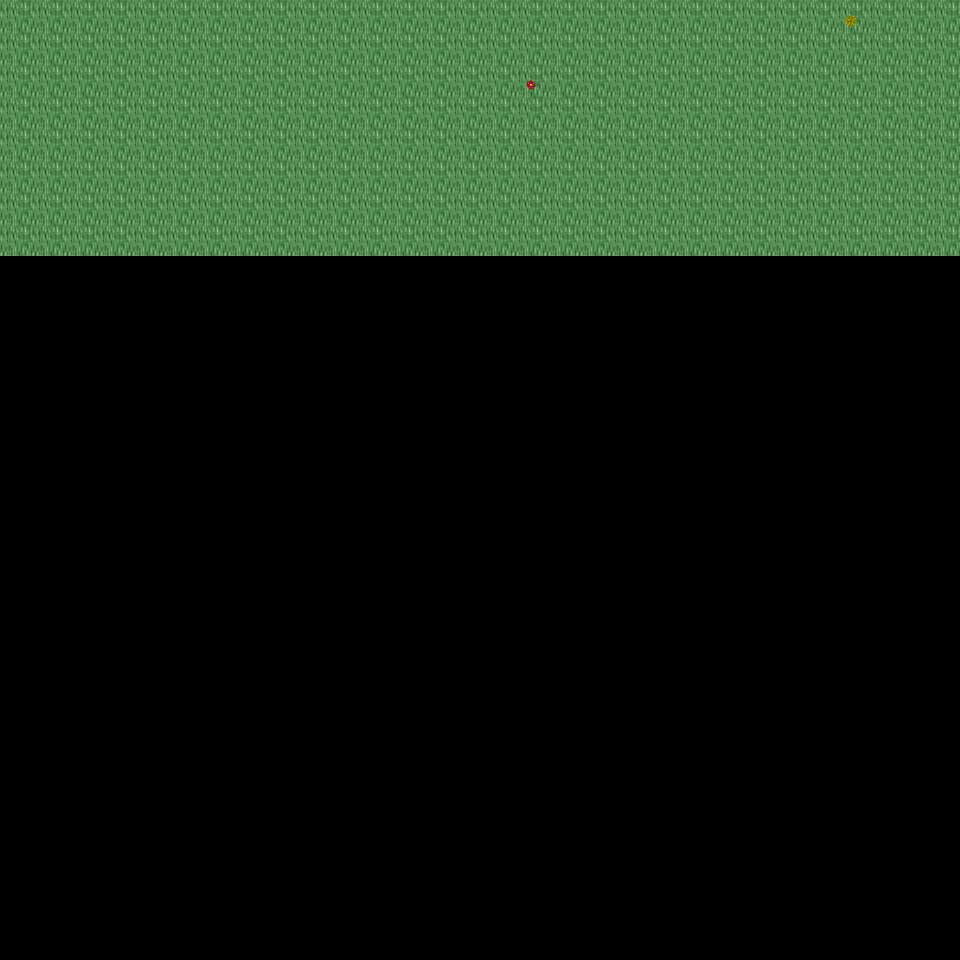

This is a level from a 2D game, rendered from its Tiled map with the project's own tilesets. A one-line summary and the map file follow, with tile-layer data summarised:
An orthogonal 30x30 tile map with 32x32 px tiles, 6 tile layers (Ground, Object, Object2, Above, ...), 32 tilesets and 3 objects (3x mapExit).

<map version="1.0" orientation="orthogonal" renderorder="right-down" width="30" height="30" tilewidth="32" tileheight="32" nextobjectid="4">
  <tileset firstgid="1" name="tileset_logic_collision" tilewidth="32" tileheight="32" tilecount="1" columns="1">
    <image source="../drawable/tileset_logic_collision.png" width="32" height="32" />
  </tileset>
  <tileset firstgid="2" name="tileset_ground_ridge_earth_pale" tilewidth="32" tileheight="32" tilecount="96" columns="12">
    <image source="../drawable/tileset_ground_ridge_earth_pale.png" width="384" height="256" />
  </tileset>
  <tileset firstgid="98" name="tileset_ground_ridge_earth_dark" tilewidth="32" tileheight="32" tilecount="96" columns="12">
    <image source="../drawable/tileset_ground_ridge_earth_dark.png" width="384" height="256" />
  </tileset>
  <tileset firstgid="194" name="tileset_ground_ground" tilewidth="32" tileheight="32" tilecount="33" columns="3">
    <image source="../drawable/tileset_ground_ground.png" width="96" height="352" />
  </tileset>
  <tileset firstgid="227" name="tileset_terrain_grassland" tilewidth="32" tileheight="32" tilecount="88" columns="8">
    <image source="../drawable/tileset_terrain_grassland.png" width="256" height="352" />
  </tileset>
  <tileset firstgid="315" name="tileset_ground_grass_edges" tilewidth="32" tileheight="32" tilecount="36" columns="12">
    <image source="../drawable/tileset_ground_grass_edges.png" width="384" height="96" />
  </tileset>
  <tileset firstgid="351" name="tileset_ground_grass_corners" tilewidth="32" tileheight="32" tilecount="24" columns="6">
    <image source="../drawable/tileset_ground_grass_corners.png" width="192" height="128" />
  </tileset>
  <tileset firstgid="375" name="tileset_plant_tree_tree_darkgreen" tilewidth="32" tileheight="32" tilecount="88" columns="8">
    <image source="../drawable/tileset_plant_tree_tree_darkgreen.png" width="256" height="352" />
  </tileset>
  <tileset firstgid="463" name="tileset_plant_tree_fall_trees" tilewidth="32" tileheight="32" tilecount="40" columns="8">
    <image source="../drawable/tileset_plant_tree_fall_trees.png" width="256" height="160" />
  </tileset>
  <tileset firstgid="503" name="tileset_plant_tree_evergreen" tilewidth="32" tileheight="32" tilecount="36" columns="3">
    <image source="../drawable/tileset_plant_tree_evergreen.png" width="96" height="384" />
  </tileset>
  <tileset firstgid="539" name="tileset_plant_tree_pine_tree" tilewidth="32" tileheight="32" tilecount="20" columns="4">
    <image source="../drawable/tileset_plant_tree_pine_tree.png" width="128" height="160" />
  </tileset>
  <tileset firstgid="559" name="tileset_plant_tree_pine_tree_1" tilewidth="32" tileheight="32" tilecount="20" columns="4">
    <image source="../drawable/tileset_plant_tree_pine_tree_1.png" width="128" height="160" />
  </tileset>
  <tileset firstgid="579" name="tileset_building_decoration_rocks" tilewidth="32" tileheight="32" tilecount="6" columns="3">
    <image source="../drawable/tileset_building_decoration_rocks.png" width="96" height="64" />
  </tileset>
  <tileset firstgid="585" name="tileset_plant_stump_hollow_logs" tilewidth="32" tileheight="32" tilecount="6" columns="3">
    <image source="../drawable/tileset_plant_stump_hollow_logs.png" width="96" height="64" />
  </tileset>
  <tileset firstgid="591" name="tileset_plant_stump_small_stump" tilewidth="32" tileheight="32" tilecount="4" columns="2">
    <image source="../drawable/tileset_plant_stump_small_stump.png" width="64" height="64" />
  </tileset>
  <tileset firstgid="595" name="tileset_plant_flower_daisy_yellow" tilewidth="32" tileheight="32" tilecount="8" columns="2">
    <image source="../drawable/tileset_plant_flower_daisy_yellow.png" width="64" height="128" />
  </tileset>
  <tileset firstgid="603" name="tileset_plant_flower_daisy_white" tilewidth="32" tileheight="32" tilecount="8" columns="2">
    <image source="../drawable/tileset_plant_flower_daisy_white.png" width="64" height="128" />
  </tileset>
  <tileset firstgid="611" name="tileset_plant_flower_daisy_red" tilewidth="32" tileheight="32" tilecount="8" columns="2">
    <image source="../drawable/tileset_plant_flower_daisy_red.png" width="64" height="128" />
  </tileset>
  <tileset firstgid="619" name="tileset_plant_flower_daisy_blue" tilewidth="32" tileheight="32" tilecount="8" columns="2">
    <image source="../drawable/tileset_plant_flower_daisy_blue.png" width="64" height="128" />
  </tileset>
  <tileset firstgid="627" name="tileset_plant_leaves" tilewidth="32" tileheight="32" tilecount="8" columns="4">
    <image source="../drawable/tileset_plant_leaves.png" width="128" height="64" />
  </tileset>
  <tileset firstgid="635" name="tileset_plant_brown_mushrooms" tilewidth="32" tileheight="32" tilecount="24" columns="6">
    <image source="../drawable/tileset_plant_brown_mushrooms.png" width="192" height="128" />
  </tileset>
  <tileset firstgid="659" name="tileset_logic_item_resources" tilewidth="32" tileheight="32" tilecount="6" columns="6">
    <image source="../drawable/tileset_logic_item_resources.png" width="192" height="32" />
  </tileset>
  <tileset firstgid="665" name="tileset_logic_creature_animal" tilewidth="32" tileheight="32" tilecount="32" columns="8">
    <image source="../drawable/tileset_logic_creature_animal.png" width="256" height="128" />
  </tileset>
  <tileset firstgid="697" name="tileset_ground_tall_grass" tilewidth="32" tileheight="32" tilecount="15" columns="5">
    <image source="../drawable/tileset_ground_tall_grass.png" width="160" height="96" />
  </tileset>
  <tileset firstgid="712" name="tileset_logic_creature_reptile" tilewidth="32" tileheight="32" tilecount="7" columns="7">
    <image source="../drawable/tileset_logic_creature_reptile.png" width="224" height="32" />
  </tileset>
  <tileset firstgid="719" name="tileset_plant_bush_leafy" tilewidth="32" tileheight="32" tilecount="48" columns="8">
    <image source="../drawable/tileset_plant_bush_leafy.png" width="256" height="192" />
  </tileset>
  <tileset firstgid="767" name="tileset_plant_bushes_and_trees" tilewidth="32" tileheight="32" tilecount="144" columns="16">
    <image source="../drawable/tileset_plant_bushes_and_trees.png" width="512" height="289" />
  </tileset>
  <tileset firstgid="911" name="tileset_building_thatched_roof_cottage1" tilewidth="32" tileheight="32" tilecount="20" columns="4">
    <image source="../drawable/tileset_building_thatched_roof_cottage1.png" width="128" height="160" />
  </tileset>
  <tileset firstgid="931" name="tileset_building_thatched_roof_cottage2" tilewidth="32" tileheight="32" tilecount="20" columns="4">
    <image source="../drawable/tileset_building_thatched_roof_cottage2.png" width="128" height="160" />
  </tileset>
  <tileset firstgid="951" name="tileset_plant_stump_stump_rectangular" tilewidth="32" tileheight="32" tilecount="4" columns="2">
    <image source="../drawable/tileset_plant_stump_stump_rectangular.png" width="64" height="64" />
  </tileset>
  <tileset firstgid="955" name="tileset_object_well_hoist" tilewidth="32" tileheight="32" tilecount="9" columns="3">
    <image source="../drawable/tileset_object_well_hoist.png" width="96" height="96" />
  </tileset>
  <tileset firstgid="964" name="tileset_logic_creature_gnome" tilewidth="32" tileheight="32" tilecount="6" columns="6">
    <image source="../drawable/tileset_logic_creature_gnome.png" width="192" height="32" />
  </tileset>
  <layer name="Ground" width="30" height="30">
    <data>[900 cells, 240 non-empty, 1 distinct tile ids]</data>
  </layer>
  <layer name="Object" width="30" height="30">
    <data>[900 cells, 2 non-empty, 2 distinct tile ids]</data>
  </layer>
  <layer name="Object2" width="30" height="30">
    <data>[900 cells, 0 non-empty, 0 distinct tile ids]</data>
  </layer>
  <layer name="Above" width="30" height="30">
    <data>[900 cells, 0 non-empty, 0 distinct tile ids]</data>
  </layer>
  <layer name="Above2" width="30" height="30">
    <data>[900 cells, 0 non-empty, 0 distinct tile ids]</data>
  </layer>
  <layer name="Walkable" width="30" height="30">
    <data>[900 cells, 0 non-empty, 0 distinct tile ids]</data>
  </layer>
  <objectgroup name="MapEvents">
    <object id="1" name="north" type="mapExit" x="0" y="0" width="960" height="32">
      <properties>
        <property name="map" value="level_0_x53_y11" />
        <property name="x" value="0" />
        <property name="y" value="28" />
      </properties>
    </object>
    <object id="2" name="west" type="mapExit" x="0" y="0" width="32" height="960">
      <properties>
        <property name="map" value="level_0_x52_y12" />
        <property name="x" value="28" />
        <property name="y" value="0" />
      </properties>
    </object>
    <object id="3" name="east" type="mapExit" x="928" y="0" width="32" height="960">
      <properties>
        <property name="map" value="level_0_x54_y12" />
        <property name="x" value="1" />
        <property name="y" value="0" />
      </properties>
    </object>
  </objectgroup>
</map>
